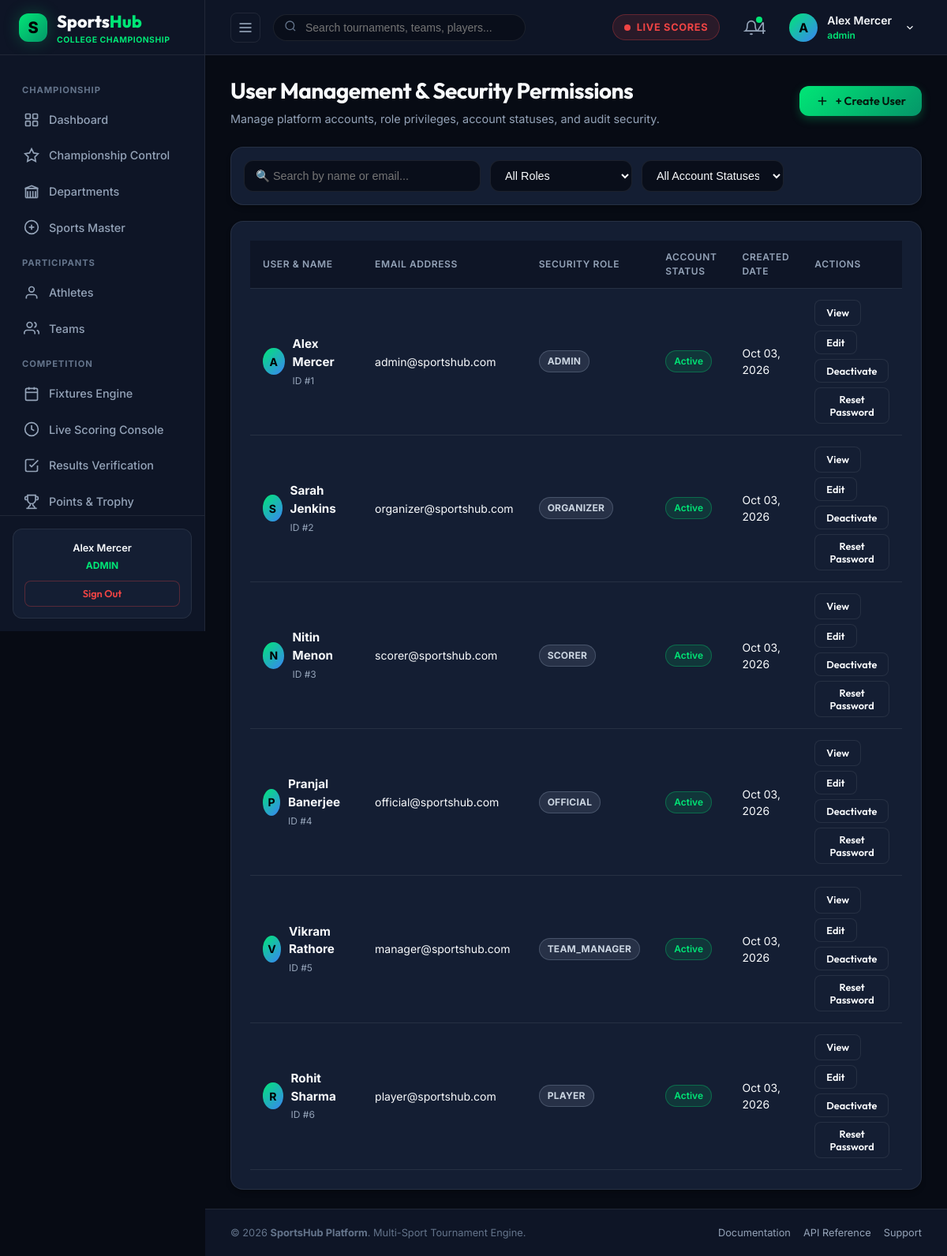
The page /admin/users.php (signed in) on the database its author committed.
### tables this page shows
CREATE TABLE `users` (
  `id` int(10) unsigned NOT NULL AUTO_INCREMENT,
  `name` varchar(100) NOT NULL,
  `email` varchar(150) NOT NULL,
  `password` varchar(255) NOT NULL,
  `role` enum('admin','organizer','scorer','official','team_manager','player') NOT NULL DEFAULT 'player',
  `profile_image` varchar(255) DEFAULT 'assets/images/default-avatar.png',
  `status` tinyint(1) DEFAULT 1,
  `created_at` datetime DEFAULT current_timestamp(),
  `updated_at` datetime DEFAULT current_timestamp() ON UPDATE current_timestamp(),
  PRIMARY KEY (`id`),
  UNIQUE KEY `email` (`email`),
  KEY `idx_users_role` (`role`),
  KEY `idx_users_email` (`email`)
);

### admin/users.php (the view, shortened to what the rows shown need)
<?php
require_once __DIR__ . '/../includes/database.php';
require_once __DIR__ . '/../includes/auth.php';
$db = getDB();
$usersList = [];
if ($db->getConnection()) {
    $usersList = fetchAll("SELECT id, name, email, role, status, created_at FROM users ORDER BY id ASC");
}
include_once __DIR__ . '/../includes/header.php';
?>
<div class="dashboard-header">
  <div class="dashboard-title-group">
    <h1>User Management & Security Permissions</h1>
  </div>
</div>
<div class="card">
  <div class="table-responsive">
    <table class="sports-table" id="usersTable">
      <thead>
        <tr>
          <th>User & Name</th>
          <th>Email Address</th>
          <th>Security Role</th>
          <th>Account Status</th>
          <th>Created Date</th>
          <th>Actions</th>
        </tr>
      </thead>
      <tbody>
        <?php foreach ($usersList as $u): ?>
          <tr data-user-row data-name="<?php echo htmlspecialchars(strtolower($u['name'])); ?>" data-email="<?php echo htmlspecialchars(strtolower($u['email'])); ?>" data-role="<?php echo htmlspecialchars(strtolower($u['role'])); ?>" data-status="<?php echo ($u['status'] == 1) ? 'active' : 'disabled'; ?>">
            <td>
              <div style="display:flex; align-items:center; gap:10px;">
                <div style="width:34px; height:34px; border-radius:50%; background:linear-gradient(135deg, #00e676, #3b82f6); display:flex; align-items:center; justify-content:center; font-weight:700; color:#000;">
                  <?php echo strtoupper(substr($u['name'], 0, 1)); ?>
                </div>
                <div>
                  <strong style="color:var(--text-main); font-size:0.95rem; display:block;"><?php echo htmlspecialchars($u['name']); ?></strong>
                  <span style="font-size:0.75rem; color:var(--text-muted);">ID #<?php echo $u['id']; ?></span>
                </div>
              </div>
            </td>
            <td><?php echo htmlspecialchars($u['email']); ?></td>
            <td>
              <span class="sport-badge badge-generic" style="font-size:0.75rem; text-transform:uppercase; font-weight:700;">
                <?php echo htmlspecialchars($u['role']); ?>
              </span>
            </td>
            <td>
              <?php if ($u['status'] == 1): ?>
                <span class="status-badge badge-active">Active</span>
              <?php else: ?>
                <span class="status-badge badge-danger">Disabled</span>
              <?php endif; ?>
            </td>
            <td><?php echo date('M d, Y', strtotime($u['created_at'])); ?></td>
            <td>
              <div style="display:flex; gap:6px; flex-wrap:wrap;">
                <a href="<?php echo BASE_URL; ?>/admin/users/view.php?id=<?php echo $u['id']; ?>" class="btn btn-secondary btn-sm">
                  View
                </a>
                <button class="btn btn-secondary btn-sm" onclick="openEditUserModal(<?php echo htmlspecialchars(json_encode($u)); ?>)">
                  Edit
                </button>
                <form action="" method="POST" style="display:inline;">
                  <button type="submit" class="btn btn-secondary btn-sm">
                    <?php echo ($u['status'] == 1) ? 'Deactivate' : 'Activate'; ?>
                  </button>
                </form>
                <button class="btn btn-secondary btn-sm" onclick="promptResetPassword(<?php echo $u['id']; ?>, '<?php echo htmlspecialchars(addslashes($u['name'])); ?>')">
                  Reset Password
                </button>
              </div>
            </td>
          </tr>
        <?php endforeach; ?>
      </tbody>
    </table>
  </div>
</div>
<?php include_once __DIR__ . '/../includes/footer.php'; ?>

### includes/header.php (shortened to what the rows shown need)
<?php
require_once __DIR__ . '/auth.php';
$currentUser = currentUser();
$userName = $currentUser['name'] ?? 'Alex Mercer';
?>
<!DOCTYPE html>
<html lang="en">
<head>
  <link rel="stylesheet" href="<?php echo BASE_URL; ?>/assets/css/style.css">
  <link rel="stylesheet" href="<?php echo BASE_URL; ?>/assets/css/dashboard.css">
  <link rel="stylesheet" href="<?php echo BASE_URL; ?>/assets/css/tournament.css">
</head>
<body>
<div class="app-layout">
  <?php include_once __DIR__ . '/sidebar.php'; ?>
  <div class="main-wrapper" id="mainWrapper">
    <header class="top-header">
      <div class="header-right">
        <div class="user-profile-wrapper" style="position:relative;">
          <div class="user-profile-menu" onclick="toggleUserDropdown()" id="userProfileBtn">
            <div class="user-avatar-placeholder" style="width:36px;height:36px;border-radius:50%;background:linear-gradient(135deg, #00e676, #3b82f6);display:flex;align-items:center;justify-content:center;font-weight:700;color:#000;">
              <?php echo strtoupper(substr($userName, 0, 1)); ?>
            </div>
            <div class="user-info">
              <span class="user-name"><?php echo htmlspecialchars($userName); ?></span>
              <span class="user-role" style="color:var(--accent-green); font-weight:600;"><?php echo htmlspecialchars($userRole); ?></span>
            </div>
            <svg width="14" height="14" viewBox="0 0 24 24" fill="none" stroke="currentColor" stroke-width="2" style="margin-left:4px;"><polyline points="6 9 12 15 18 9"/></svg>
          </div>
        </div>
      </div>
    </header>
    <main class="page-content">

### includes/sidebar.php (shortened to what the rows shown need)
<?php
require_once __DIR__ . '/auth.php';
$user = currentUser();
$userRole = strtolower($user['role'] ?? 'admin');
?>
<aside class="app-sidebar" id="appSidebar">
  <div class="sidebar-footer">
    <div class="quick-support-card">
      <p style="font-weight:600; color:var(--text-main); margin-bottom:4px;"><?php echo htmlspecialchars($user['name'] ?? 'User'); ?></p>
      <div style="font-size:0.75rem; color:var(--accent-green); text-transform:uppercase; font-weight:700; margin-bottom:10px;">
        <?php echo htmlspecialchars($userRole); ?>
      </div>
      <a href="<?php echo BASE_URL; ?>/auth/logout.php" class="btn btn-secondary btn-sm" style="width:100%; color:var(--accent-red); border-color:rgba(239,68,68,0.3);">
        Sign Out
      </a>
    </div>
  </div>
</aside>

### rows shown on the page
users: name "Alex Mercer", role "ADMIN", name "A", role "admin", id "1", email "admin@sportshub.com", status "Active", created_at "Oct 03, 2026"
users: name "S", name "Sarah Jenkins", id "2", email "organizer@sportshub.com", role "ORGANIZER", status "Active", created_at "Oct 03, 2026"
users: name "N", name "Nitin Menon", id "3", email "scorer@sportshub.com", role "SCORER", status "Active", created_at "Oct 03, 2026"
users: name "P", name "Pranjal Banerjee", id "4", email "official@sportshub.com", role "OFFICIAL", status "Active", created_at "Oct 03, 2026"
users: name "V", name "Vikram Rathore", id "5", email "manager@sportshub.com", role "TEAM_MANAGER", status "Active", created_at "Oct 03, 2026"
users: name "R", name "Rohit Sharma", id "6", email "player@sportshub.com", role "PLAYER", status "Active", created_at "Oct 03, 2026"

### other values the page prints
$initialUnread "4"
